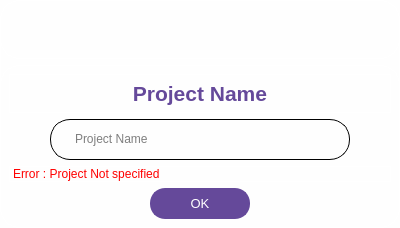
<?xml version="1.0" encoding="UTF-8"?>
<ui version="4.0">
 <class>Dialog</class>
 <widget class="QDialog" name="Dialog">
  <property name="geometry">
   <rect>
    <x>0</x>
    <y>0</y>
    <width>400</width>
    <height>228</height>
   </rect>
  </property>
  <property name="windowTitle">
   <string>Trackify</string>
  </property>
  <property name="windowIcon">
   <iconset>
    <normaloff>images/stop-small.png</normaloff>images/stop-small.png</iconset>
  </property>
  <property name="styleSheet">
   <string notr="true">background:rgb(254,254,254);
border:1px solid white;
border-radius:20px;</string>
  </property>
  <layout class="QVBoxLayout" name="verticalLayout">
   <property name="leftMargin">
    <number>0</number>
   </property>
   <property name="topMargin">
    <number>0</number>
   </property>
   <property name="rightMargin">
    <number>0</number>
   </property>
   <property name="bottomMargin">
    <number>0</number>
   </property>
   <item>
    <widget class="QLabel" name="title_lbl">
     <property name="sizePolicy">
      <sizepolicy hsizetype="Expanding" vsizetype="Preferred">
       <horstretch>0</horstretch>
       <verstretch>0</verstretch>
      </sizepolicy>
     </property>
     <property name="font">
      <font>
       <family>Gilroy ExtraBold</family>
       <pointsize>20</pointsize>
       <weight>75</weight>
       <bold>true</bold>
      </font>
     </property>
     <property name="styleSheet">
      <string notr="true">background:rgb(254,254,254);padding:10px</string>
     </property>
     <property name="text">
      <string/>
     </property>
     <property name="pixmap">
      <pixmap>images/tarckify-small.png</pixmap>
     </property>
     <property name="alignment">
      <set>Qt::AlignLeading|Qt::AlignLeft|Qt::AlignVCenter</set>
     </property>
    </widget>
   </item>
   <item>
    <widget class="QWidget" name="bottom_wgt" native="true">
     <property name="sizePolicy">
      <sizepolicy hsizetype="Preferred" vsizetype="Expanding">
       <horstretch>0</horstretch>
       <verstretch>0</verstretch>
      </sizepolicy>
     </property>
     <layout class="QVBoxLayout" name="verticalLayout_2">
      <item>
       <widget class="QLabel" name="project_name_lbl">
        <property name="sizePolicy">
         <sizepolicy hsizetype="Preferred" vsizetype="Fixed">
          <horstretch>0</horstretch>
          <verstretch>0</verstretch>
         </sizepolicy>
        </property>
        <property name="font">
         <font>
          <family>Nirmala UI</family>
          <pointsize>16</pointsize>
          <weight>75</weight>
          <bold>true</bold>
         </font>
        </property>
        <property name="styleSheet">
         <string notr="true">color:rgb(101, 73, 154)</string>
        </property>
        <property name="text">
         <string>Project Name</string>
        </property>
        <property name="alignment">
         <set>Qt::AlignHCenter|Qt::AlignTop</set>
        </property>
       </widget>
      </item>
      <item alignment="Qt::AlignHCenter">
       <widget class="QWidget" name="project_name_line_wgt" native="true">
        <property name="sizePolicy">
         <sizepolicy hsizetype="Preferred" vsizetype="Preferred">
          <horstretch>0</horstretch>
          <verstretch>0</verstretch>
         </sizepolicy>
        </property>
        <property name="minimumSize">
         <size>
          <width>300</width>
          <height>41</height>
         </size>
        </property>
        <property name="maximumSize">
         <size>
          <width>300</width>
          <height>41</height>
         </size>
        </property>
        <property name="styleSheet">
         <string notr="true">QWidget{
	border: 1px solid black;
	border-radius: 20px;
}</string>
        </property>
        <layout class="QHBoxLayout" name="horizontalLayout">
         <property name="leftMargin">
          <number>10</number>
         </property>
         <property name="topMargin">
          <number>5</number>
         </property>
         <property name="rightMargin">
          <number>10</number>
         </property>
         <property name="bottomMargin">
          <number>5</number>
         </property>
         <item>
          <widget class="QLabel" name="project_name_line_lbl">
           <property name="styleSheet">
            <string notr="true">border:None;</string>
           </property>
           <property name="text">
            <string/>
           </property>
           <property name="pixmap">
            <pixmap>images/project-management.png</pixmap>
           </property>
          </widget>
         </item>
         <item>
          <widget class="QLineEdit" name="project_name_line_edit">
           <property name="styleSheet">
            <string notr="true">border: None;</string>
           </property>
           <property name="text">
            <string/>
           </property>
           <property name="placeholderText">
            <string>Project Name</string>
           </property>
          </widget>
         </item>
        </layout>
       </widget>
      </item>
      <item>
       <widget class="QLabel" name="error_value_lbl">
        <property name="styleSheet">
         <string notr="true">color:red;</string>
        </property>
        <property name="text">
         <string>Error : Project Not specified</string>
        </property>
       </widget>
      </item>
      <item alignment="Qt::AlignHCenter">
       <widget class="QPushButton" name="accept_btn">
        <property name="sizePolicy">
         <sizepolicy hsizetype="Preferred" vsizetype="Preferred">
          <horstretch>0</horstretch>
          <verstretch>0</verstretch>
         </sizepolicy>
        </property>
        <property name="minimumSize">
         <size>
          <width>100</width>
          <height>31</height>
         </size>
        </property>
        <property name="maximumSize">
         <size>
          <width>100</width>
          <height>31</height>
         </size>
        </property>
        <property name="font">
         <font>
          <family>Nirmala UI</family>
          <pointsize>10</pointsize>
          <weight>50</weight>
          <bold>false</bold>
         </font>
        </property>
        <property name="cursor">
         <cursorShape>PointingHandCursor</cursorShape>
        </property>
        <property name="styleSheet">
         <string notr="true">QPushButton { 
	background:rgb(101, 73, 154); 
	color:white;
	border: 2px solid rgb(101, 73, 154);
	border-radius: 15px;
 }
QPushButton:hover { 
	background:rgb(110, 80, 170);
	border: 2px solid rgb(110, 80, 170);
}
</string>
        </property>
        <property name="text">
         <string>OK</string>
        </property>
        <property name="icon">
         <iconset>
          <normaloff>images/tick.png</normaloff>images/tick.png</iconset>
        </property>
       </widget>
      </item>
     </layout>
    </widget>
   </item>
  </layout>
 </widget>
 <resources/>
 <connections/>
</ui>
